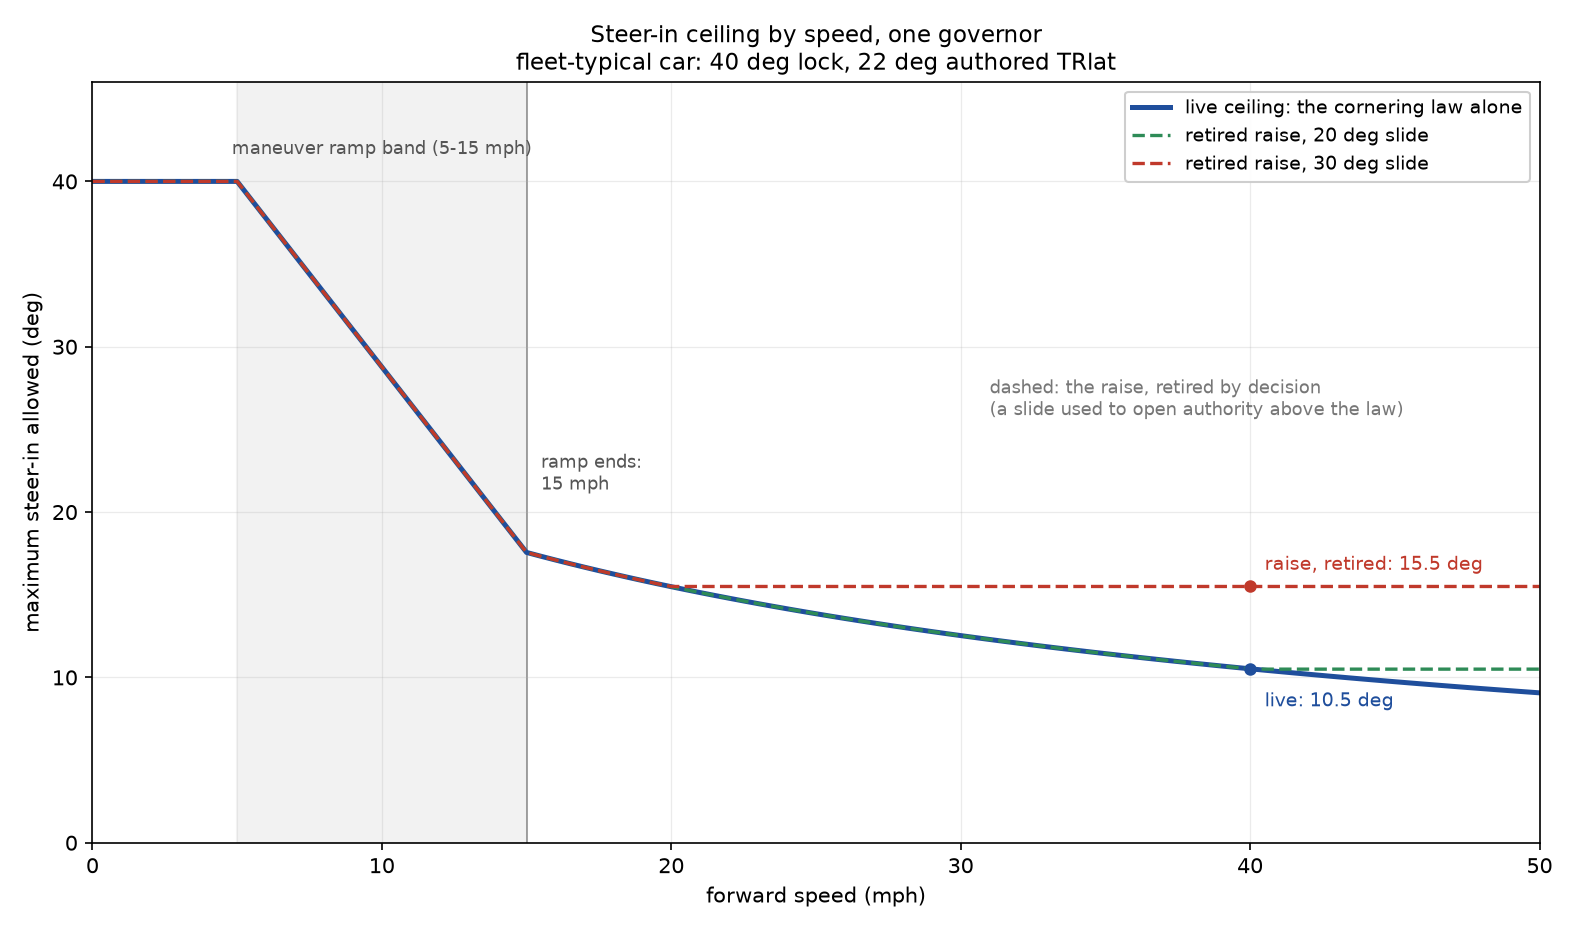

Write Python code to recreate this figure.
"""Steer-in ceiling by speed, one governor, mirroring Racer.cs.

Reproduces ApplySteerLimits with no damper term on the commanded side:
    ceiling = ResolveSteerCeiling
    ResolveSteerCeiling = max(peakSlipCeiling, ManeuverRamp(endSpeed, peakSlipCeilingAt(endSpeed)))

The yaw-usage governor and its Turn-In dials were removed earlier, and the slide's raise is retired by decision and
off behind `SlideLimitRaise`, so the peak-slip cap is the only governor left. The raise is still drawn, dashed and
greyed, as the reference the drive rejected: it used to take max(that ceiling, min(|slide| x share + freeplay, lock)).

Assumes the fleet-typical car: lock 40 deg, authored LateralTractionCurve 22 deg, no damper bypass.

Run: python docs/steer-ceiling.py
"""
import matplotlib
matplotlib.use("Agg")
import matplotlib.pyplot as plt

LOCK = 40.0
TRLAT = 22.0
PEAK_SHARE = 1.0 / 0.75
RAMP_START, RAMP_END = 5.0, 15.0
SLIDE_SHARE = 0.5
FREE_PLAY = 0.5
MPH = 0.44704
SPEEDS = [i * 0.5 for i in range(0, 101)]


def trlat_at_speed(v):
    return TRLAT / (1.0 + min(5.0, 0.1 * v))


def peak_ceiling(v):
    return min(trlat_at_speed(v) * PEAK_SHARE, LOCK)


def maneuver_ramp(mph, ceiling):
    if mph >= RAMP_END:
        return ceiling
    f = max(0.0, min(1.0, (RAMP_END - mph) / (RAMP_END - RAMP_START)))
    return ceiling + f * (LOCK - ceiling)


def resolve_steer_ceiling(speed_mph):
    v = speed_mph * MPH
    ceiling = peak_ceiling(v)
    if speed_mph >= RAMP_END:
        return ceiling
    return max(ceiling, maneuver_ramp(speed_mph, peak_ceiling(RAMP_END * MPH)))


def retired_raise(slide_deg):
    """The raise as it stood while it was live: the ceiling loosened by half the slide angle plus free play."""
    return [max(resolve_steer_ceiling(s), min(abs(slide_deg) * SLIDE_SHARE + FREE_PLAY, LOCK)) for s in SPEEDS]


live = [resolve_steer_ceiling(s) for s in SPEEDS]
curves = [
    ("live ceiling: the cornering law alone", live, "#1f4e9c", "-", 2.4),
    ("retired raise, 20 deg slide", retired_raise(20.0), "#2e8b57", "--", 1.6),
    ("retired raise, 30 deg slide", retired_raise(30.0), "#c0392b", "--", 1.6),
]

fig, ax = plt.subplots(figsize=(10.5, 6.2), dpi=150)
ax.axvspan(RAMP_START, RAMP_END, color="#000000", alpha=0.05, zorder=0)
ax.text((RAMP_START + RAMP_END) / 2, 41.4, f"maneuver ramp band ({RAMP_START:.0f}-{RAMP_END:.0f} mph)", ha="center", va="bottom", fontsize=8.5, color="#555555")

for label, ys, colour, style, width in curves:
    ax.plot(SPEEDS, ys, style, color=colour, linewidth=width, label=label)

ax.axvline(RAMP_END, color="#555555", linewidth=0.8, alpha=0.6, zorder=0)
ax.text(RAMP_END + 0.5, 21.0, f"ramp ends:\n{RAMP_END:.0f} mph", fontsize=8.5, color="#555555", va="bottom")
ax.text(31.0, 25.5, "dashed: the raise, retired by decision\n(a slide used to open authority above the law)", fontsize=8.5, color="#777777", va="bottom")

marks = [(40, retired_raise(30.0)[80], "#c0392b", "raise, retired", (7, 8)),
         (40, live[80], "#1f4e9c", "live", (7, -18))]
for x, y, colour, tag, offset in marks:
    ax.plot([x], [y], "o", color=colour, markersize=5)
    ax.annotate(f"{tag}: {y:.1f} deg", (x, y), textcoords="offset points", xytext=offset, fontsize=9, color=colour)

ax.set_xlim(0, 50)
ax.set_ylim(0, 46)
ax.set_xlabel("forward speed (mph)")
ax.set_ylabel("maximum steer-in allowed (deg)")
ax.set_title("Steer-in ceiling by speed, one governor\nfleet-typical car: 40 deg lock, 22 deg authored TRlat", fontsize=11)
ax.grid(alpha=0.25, linewidth=0.6)
ax.legend(loc="upper right", fontsize=9, framealpha=0.95)
fig.tight_layout()
fig.savefig("docs/steer-ceiling.png", facecolor="white")

print(f"{'mph':>5} {'live':>9} {'raise 20':>9} {'raise 30':>9}")
for s in range(0, 51, 5):
    print(f"{s:>5} {live[s * 2]:>9.2f} {retired_raise(20.0)[s * 2]:>9.2f} {retired_raise(30.0)[s * 2]:>9.2f}")
